Frame 1 (no input): blank canvas, image omitted
Frame 60 (no input): blank canvas, image omitted
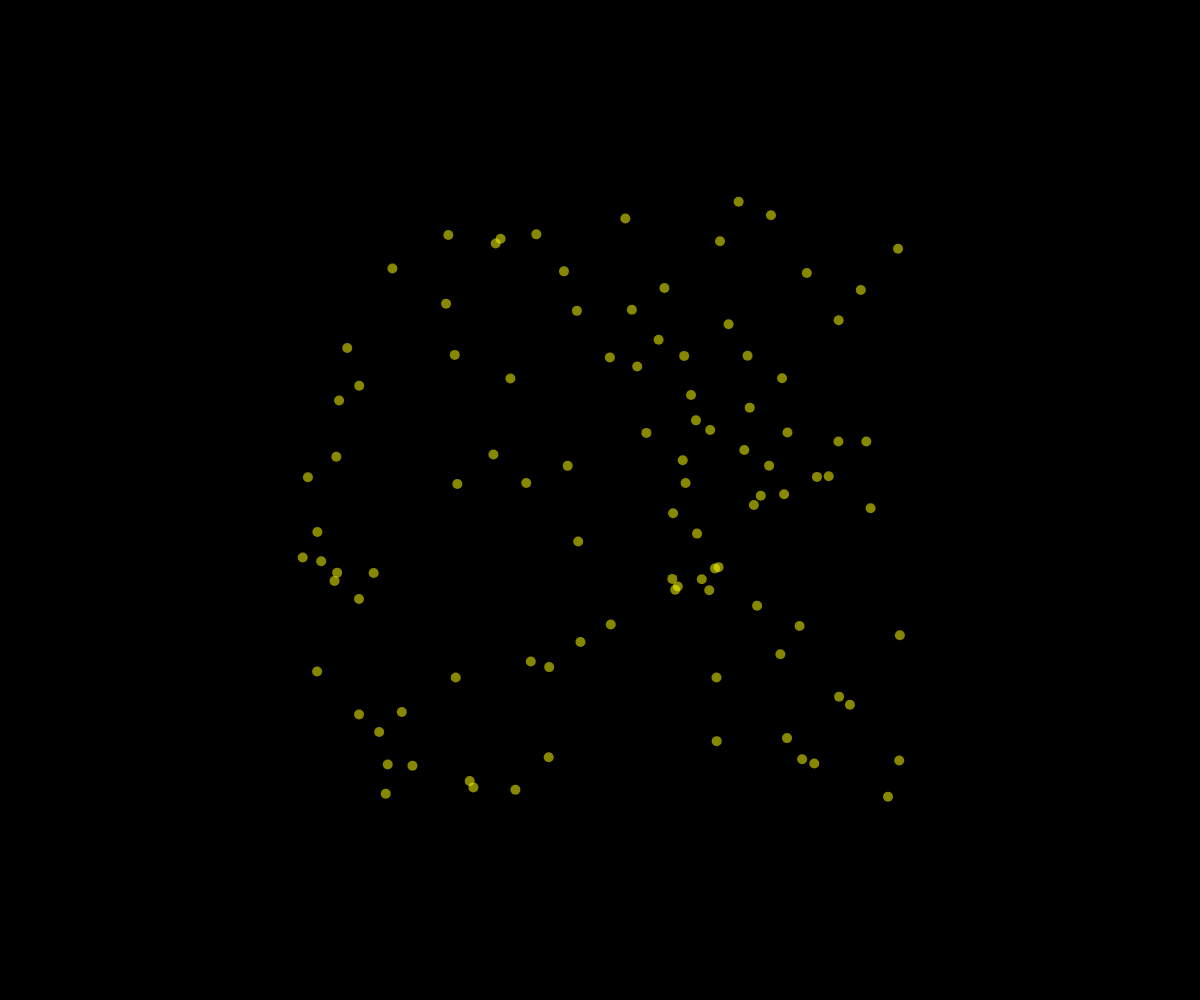
Frame 120 (the mouse pressed at the canvas centre since frame 60)

The p5.js sketch whose frames 1 and 60 were blank and that drew this single picture after the mouse press (run headless with seeded random() and noise() and a simulated clock; from frame 60 on, the mouse is pressed at the canvas centre):

// p5.js sketch
// ── sketch.js
// Fireworks Demo
// Umair Khan
// 10/8/2021

let fireworks = [];

function setup() {
  createCanvas(windowWidth, windowHeight);
}

function draw() {
  background("black");

  for (let i=fireworks.length-1; i>=0; i--) {
    if (fireworks[i].isDead()) {
      //remove from the array
      fireworks.splice(i, 1);
    }
    else {
      fireworks[i].update();
      fireworks[i].display();
    }
  }
}

function mousePressed() {
  for (let i=0; i<100; i++) {
    let someParticle = new Particle(mouseX, mouseY);
    fireworks.push(someParticle);
  }
}

class Particle {
  constructor(x, y) {
    this.x = x;
    this.y = y;
    this.size = 10;
    this.dx = random(-5, 5);
    this.dy = random(-5, 5);
    this.alpha = 255;
    this.color = color(255, 255, 0, this.alpha);
  }

  display() {
    noStroke();
    this.color = color(255, 255, 0, this.alpha);
    fill(this.color);
    circle(this.x, this.y, this.size);
  }

  update() {
    this.x += this.dx;
    this.y += this.dy;

    this.alpha-=2;
  }

  isDead() {
    return this.alpha <= 0;
  }

}
